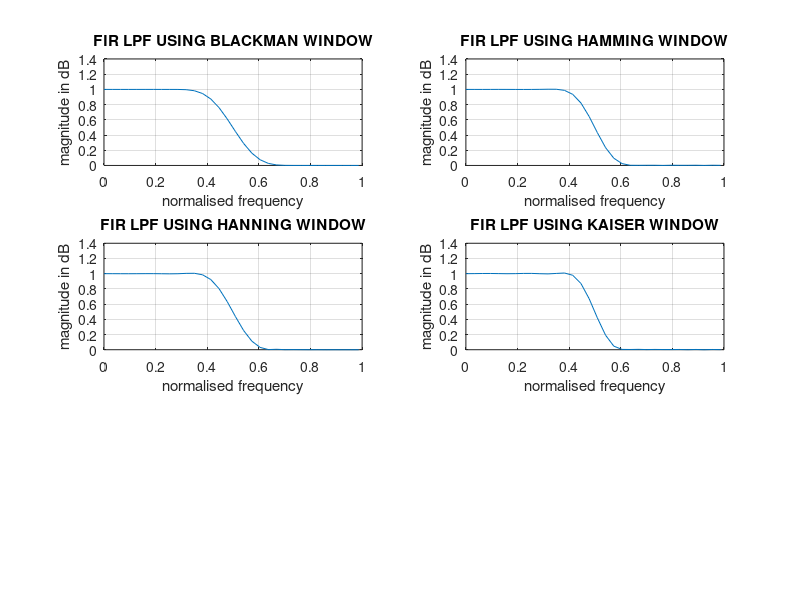

The MATLAB script that drew this image:
wc=.5*pi; 
N=25; 
w=0:0.1:pi; 
b=fir1(N,wc/pi,blackman(N+1)); 
h=freqz(b,1,w); 
subplot(3,2,1) 
plot(w/pi,abs(h)) 
grid;
xlabel('normalised frequency'); 
ylabel('magnitude in dB') 
title('FIR LPF USING BLACKMAN WINDOW') 
b=fir1(N,wc/pi,hamming(N+1)); 
h=freqz(b,1,w);
subplot(3,2,2) 
plot(w/pi,abs(h)); 
grid; 
xlabel('normalised frequency'); 
ylabel('magnitude in dB') 
title('FIR LPF USING HAMMING WINDOW') 
b=fir1(N,wc/pi,hanning(N+1)); 
h=freqz(b,1,w); 
subplot(3,2,3) 
plot(w/pi,abs(h)); 
grid; 
xlabel('normalised frequency');
ylabel('magnitude in dB') 
title('FIR LPF USING HANNING WINDOW') 
b=fir1(N,wc/pi,kaiser(N+1,3.5)); 
h=freqz(b,1,w); 
subplot(3,2,4) 
plot(w/pi,abs(h)); 
grid; 
xlabel('normalised frequency'); 
ylabel('magnitude in dB') 
title('FIR LPF USING KAISER WINDOW');


